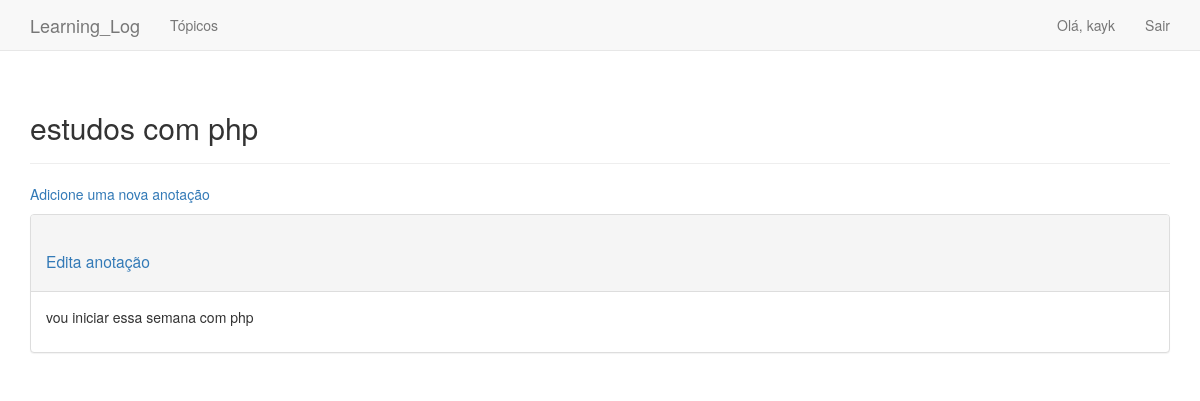
/topics/9/ (signed in), run on an earlier commit of the app's database.
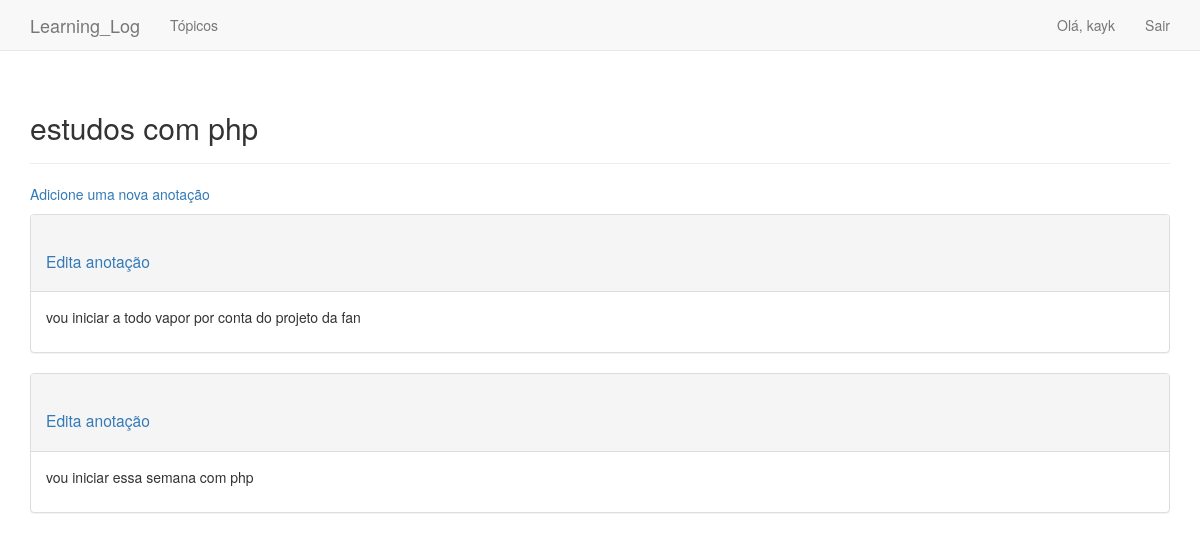
And on a later commit of the database.
### learning_logs/models.py (models this page shows, shortened)
class Entry(models.Model):
    topic = models.ForeignKey(Topic, on_delete=models.CASCADE)
    text = models.TextField()
    date_added = models.DateTimeField(auto_now_add=True)
    class Meta:
        verbose_name_plural = 'entries'

### learning_logs/views.py (the view)
# urls.py: path('topics/<topic_id>/', views.topic, name= 'topic'),
@login_required
def topic(request, topic_id):
    topic = Topic.objects.get(id = topic_id)
    if topic.owner != request.user:
        raise Http404
    entries = topic.entry_set.order_by('-date_added')
    context = {'topic': topic, 'entries': entries}
    return render(request, 'learning_logs/topic.html', context)

### learning_logs/models.py (called while the page is built)
    def __str__(self):
        return self.text

### learning_logs/templates/learning_logs/topic.html (shortened to what this page needs)
<!DOCTYPE html>
<html lang="pt-br">
<head>
</head>
<body>
    {% extends "learning_logs/base.html" %}
    {% block header %}
        <h2>{{ topic }}</h2>
    {% endblock header%}
    {% block content %}
        <p>
            <a href="{% url 'new_entry' topic.id %}">Adicione uma nova anotação</a>
        </p>
            {% for entry in entries %}
                <div class="panel panel-default">
                    <div class="panel-heading">
                        <h3>
                            <small>
                                <a href="{% url 'edit_entry' entry.id %}">Edita anotação</a>
                            </small>
                        </h3>
                    </div>
                    <div class="panel-body">
                        {{ entry.text | linebreaks }}
                    </div>
                </div>
            {% empty %}
                Não há registro
            {% endfor %}
    {% endblock content%}

What changed in the data, as far as the page shows it:
added Entry: text "vou iniciar a todo vapor por conta do projeto da fan"
